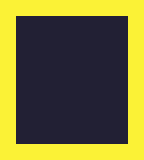

Below is a game level as drawn by its tile map, then a one-line description and the .tmx file that defines it, in full:
An orthogonal 9x10 tile map with 16x16 px tiles, 2 tile layers (test, collisions).

<map version="1.2" tiledversion="1.2.1" orientation="orthogonal" renderorder="right-down" width="9" height="10" tilewidth="16" tileheight="16" infinite="0" nextlayerid="3" nextobjectid="1">
 <tileset firstgid="1" name="testtiles" tilewidth="16" tileheight="16" tilecount="16" columns="4">
  <image source="../images/testtiles.png" width="64" height="64" />
 </tileset>
 <layer id="1" name="test" width="9" height="10">
  <data encoding="csv">
1,2,1,1,1,1,1,1,1,
1,1,1,1,1,1,1,1,1,
1,1,1,1,1,1,1,1,1,
1,1,1,1,1,1,1,1,1,
1,1,1,1,1,1,1,1,1,
1,1,1,1,1,1,1,1,1,
1,1,1,1,1,1,1,1,1,
1,1,1,1,1,1,1,1,1,
1,1,1,1,1,1,1,1,1,
1,1,1,1,1,1,1,1,1
</data>
 </layer>
 <layer id="2" name="collisions" width="9" height="10">
  <data encoding="csv">
2,2,2,2,2,2,2,2,2,
2,0,0,0,0,0,0,0,2,
2,0,0,0,0,0,0,0,2,
2,0,0,0,0,0,0,0,2,
2,0,0,0,0,0,0,0,2,
2,0,0,0,0,0,0,0,2,
2,0,0,0,0,0,0,0,2,
2,0,0,0,0,0,0,0,2,
2,0,0,0,0,0,0,0,2,
2,2,2,2,2,2,2,2,2
</data>
 </layer>
</map>
